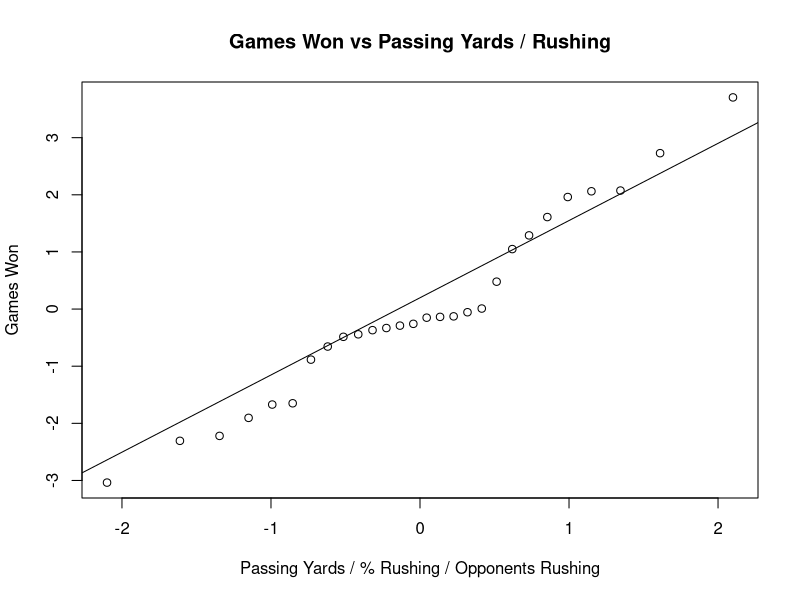
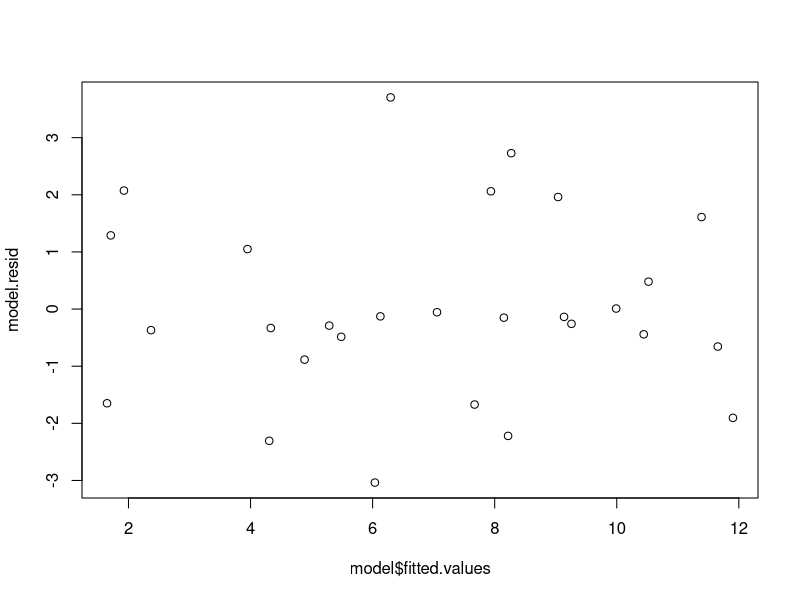
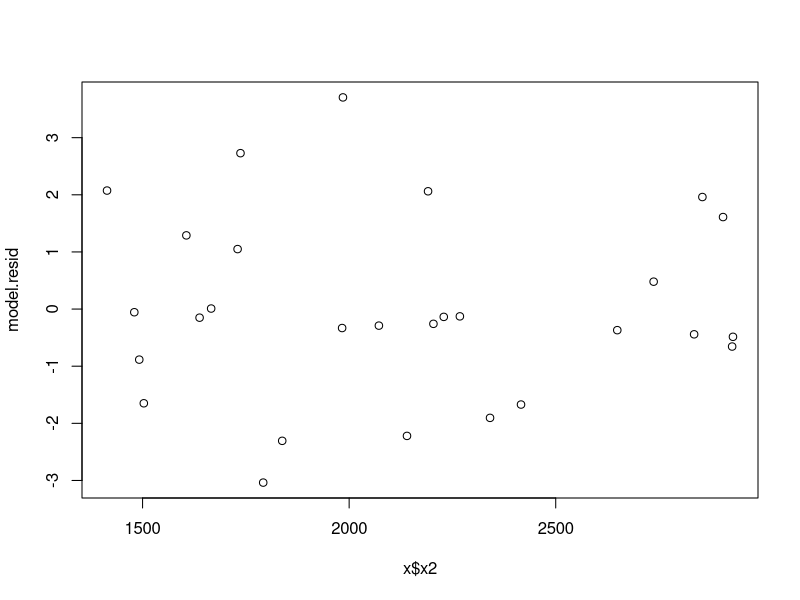
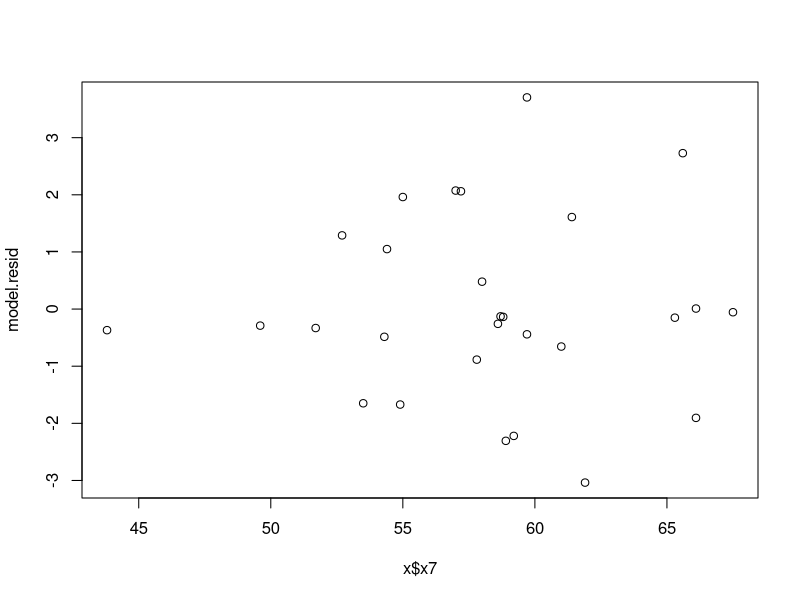
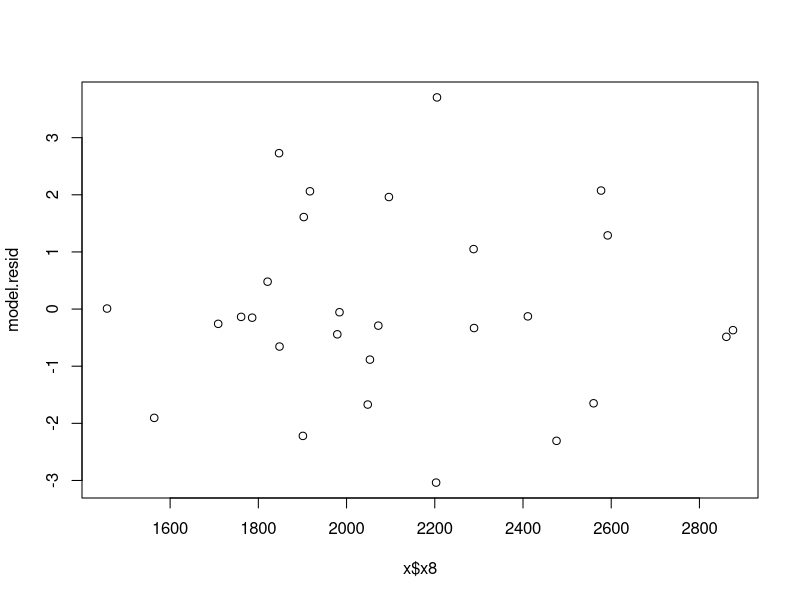
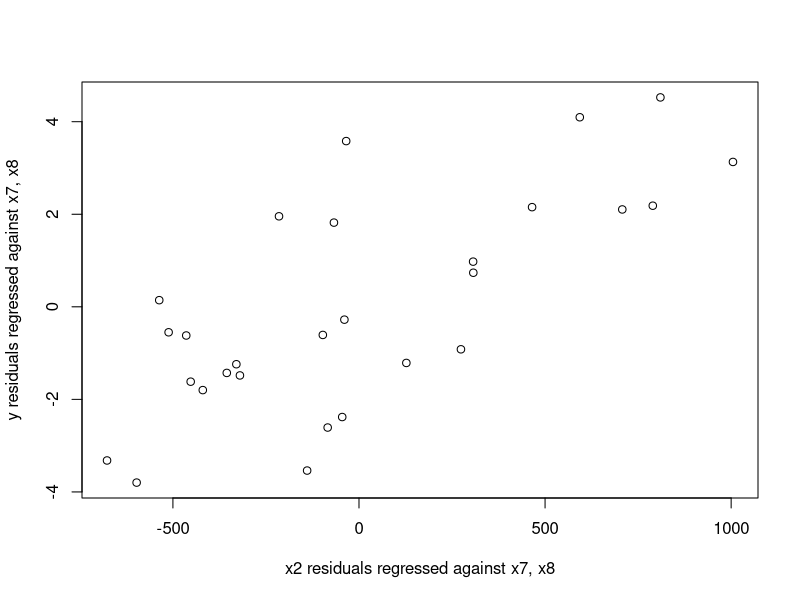
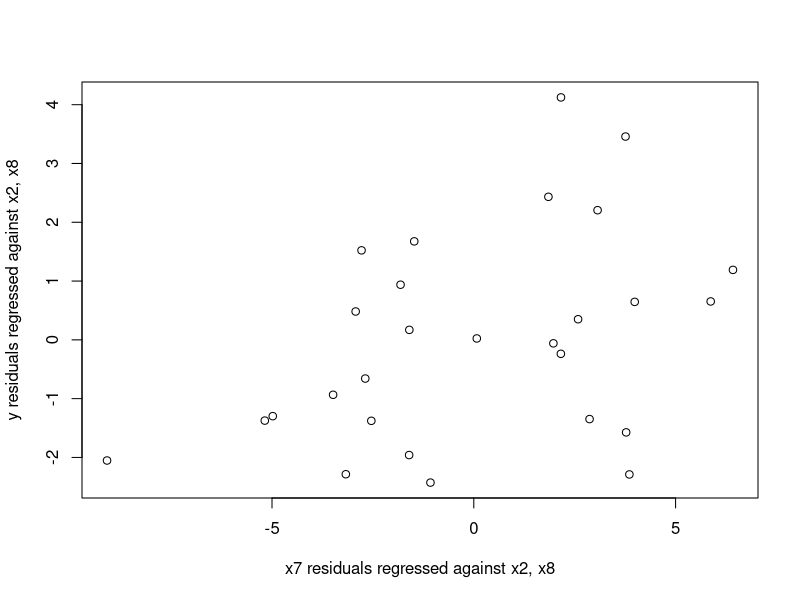
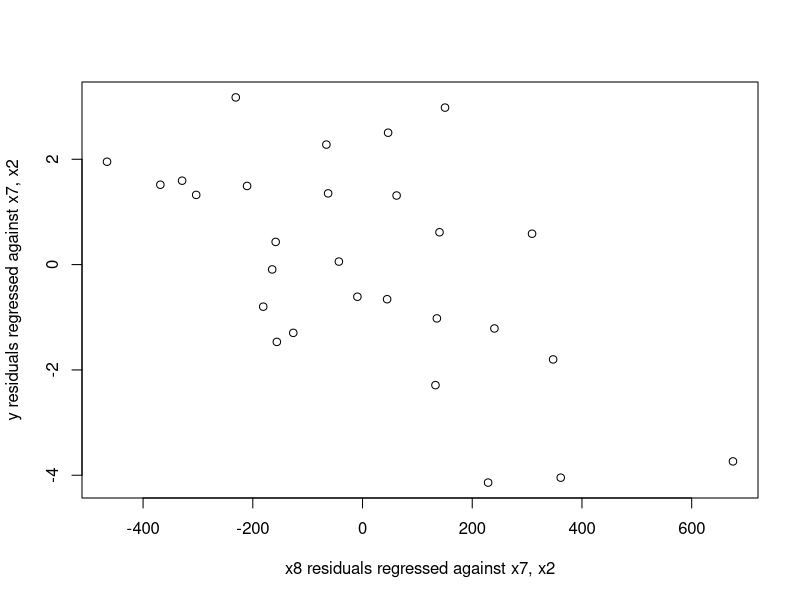

The R script that drew these images, in order:
setwd("/Users/jm/joshualmitchell.github.io/MATH5345/HW4")
data <- read.table("3.1data.txt", header=T)
data

# Strip into y and x:

last_column <- ncol(data)
x = data[,c(2:last_column)]
y = data[,1]

####################################################
#Q1: a) ############################################
####################################################

model <- lm(y ~ x$x2 + x$x7 + x$x8, data=data)
# xtable(model) # Used to generate LaTeX versions

####################################################
#Q1: b) ############################################
####################################################

anova(model)
# xtable(anova(model))

# Failing to reject H_0: B_1 = B_2 = ... B_k is equivalent to saying:
# there is no linear relationship between y and any of the regressor variables.

# Find test statistic:

# SS_T = SS_R + SS_Res
# SS_R = B_hat\pr X\pr y - (sumin y_i)^2 / n, SS_Res = y\pr y - B_hat\pr X\pr y
# SS_R = B_hat\pr X\pr y - (sumin y_i)^2 / n
# SS_Res = y\pr y - B_hat\pr X\pr y
# SS_T = SS_R + SS_Res


# Reject H0 if F_0 > F_afa, k, n - k - 1


B_1_hat <- -7.404

SS_T <- sum((y - mean(y))^2)
S_xy <- sum((y * (x - mean(x))))
S_xx <- sum((x - mean(x))^2)
SS_res <- SS_T - B_1_hat * S_xy
n <- 16
MS_res <- SS_res / (n - 2)
SE <- sqrt(MS_res / S_xx)
t_0 <- B_1_hat / SE
t_0 # -0.5994534

# Reject if |t_0| > t_alpha/2, n-2

# |-0.5994534| > 2.145 (t_0.05/2, 14)

# Therefore, accept H_0

####################################################
#Q1: c) ############################################
####################################################

B_1_hat <- 11.80

SS_T <- sum((y - mean(y))^2)
S_xy <- sum((y * (x - mean(x))))
S_xx <- sum((x - mean(x))^2)
S_xx # 1.064975
SS_res <- SS_T - B_1_hat * S_xy
n <- 20
MS_res <- SS_res / (n - 2)
MS_res #12.93596
SE <- sqrt(MS_res / S_xx)
t_0 <- B_1_hat / SE
t_0 # 3.38573

# We reject H_0 if |t_0| > t_alpha/2, n-2.
# 3.38612 > t_alpha/2, n-2
# 3.38612 > 2.101
# Therefore, reject H_0

####################################################
#Q4: a) ############################################
####################################################

model.resid = resid(model)
qqnorm(model.resid, main = "Games Won vs Passing Yards / Rushing",
       xlab = "Passing Yards / % Rushing / Opponents Rushing", ylab = "Games Won")
qqline(model.resid)

####################################################
#Q4: b) ############################################
####################################################

plot(model$fitted.values, model.resid)

####################################################
#Q4: c) ############################################
####################################################

plot(x$x2, model.resid)
plot(x$x7, model.resid)
plot(x$x8, model.resid)

####################################################
#Q4: d) ############################################
####################################################

model_wo_x2 = lm(y~x$x7+x$x8)
x2_tl_x7_x8 = lm(x$x2~x$x7+x$x8)
plot(resid(model_wo_x2)~resid(x2_tl_x7_x8), xlab = "x2 residuals regressed against x7, x8",
     ylab = "y residuals regressed against x7, x8")

model_wo_x7 = lm(y~x$x2+x$x8)
x7_tl_x2_x8 = lm(x$x7~x$x2+x$x8)
plot(resid(model_wo_x7)~resid(x7_tl_x2_x8), xlab = "x7 residuals regressed against x2, x8",
     ylab = "y residuals regressed against x2, x8")

model_wo_x8 = lm(y~x$x7+x$x2)
x8_tl_x7_x2 = lm(x$x8~x$x7+x$x2)
plot(resid(model_wo_x8)~resid(x8_tl_x7_x2), xlab = "x8 residuals regressed against x7, x2",
     ylab = "y residuals regressed against x7, x2")
